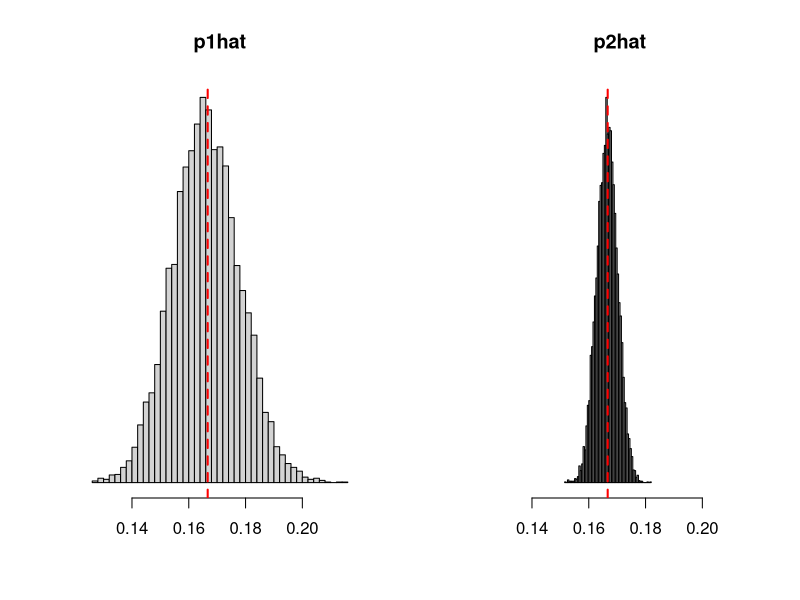
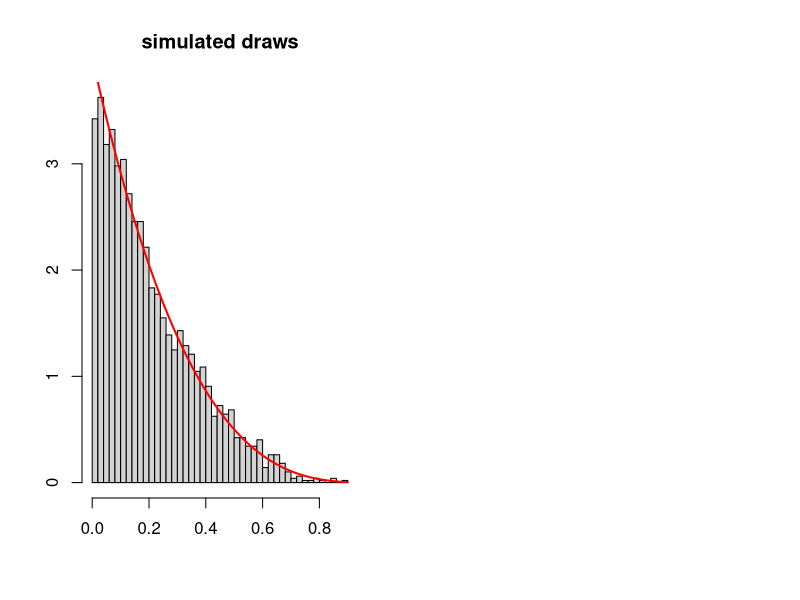
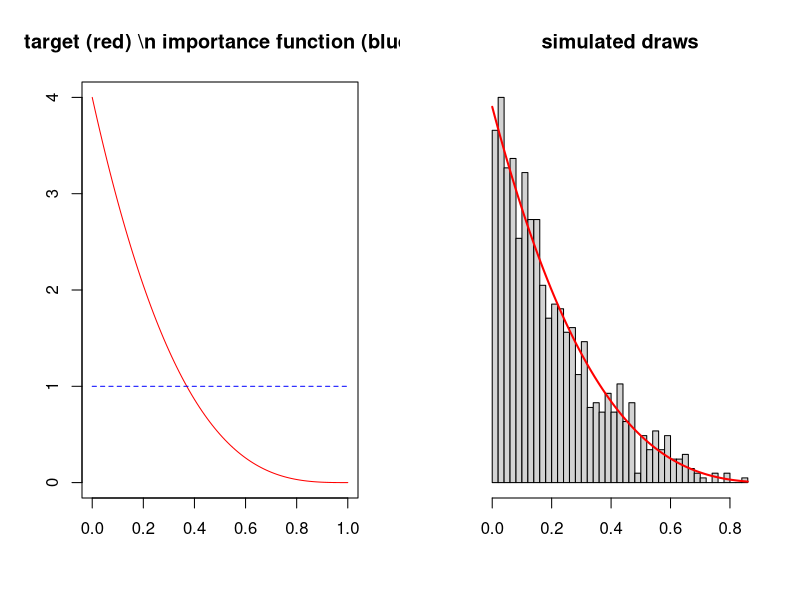
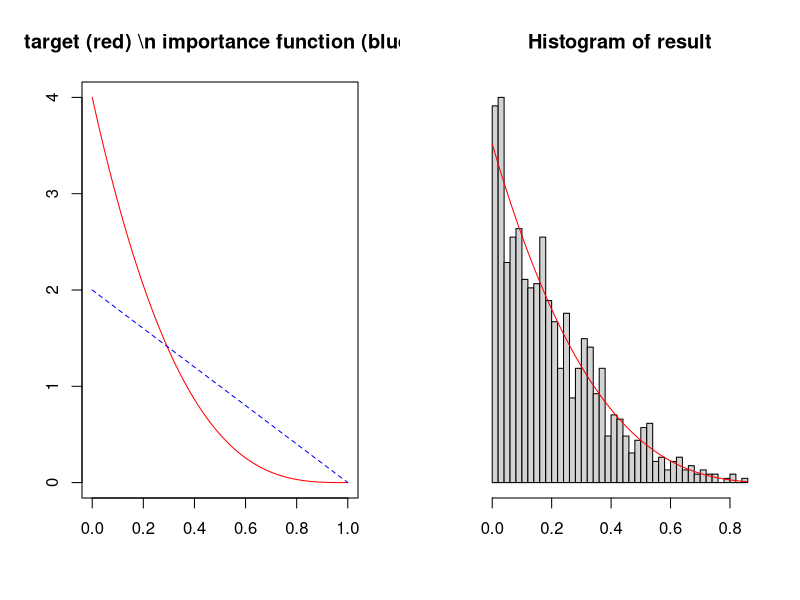
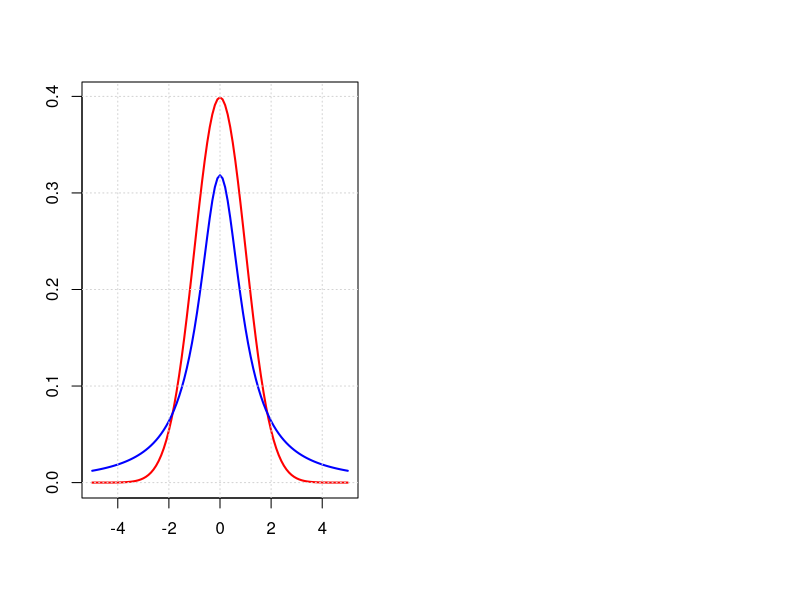
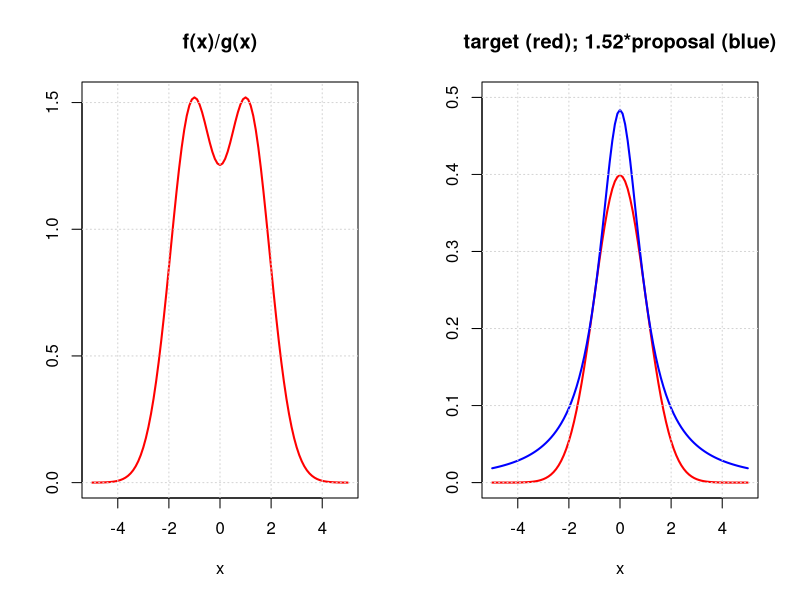
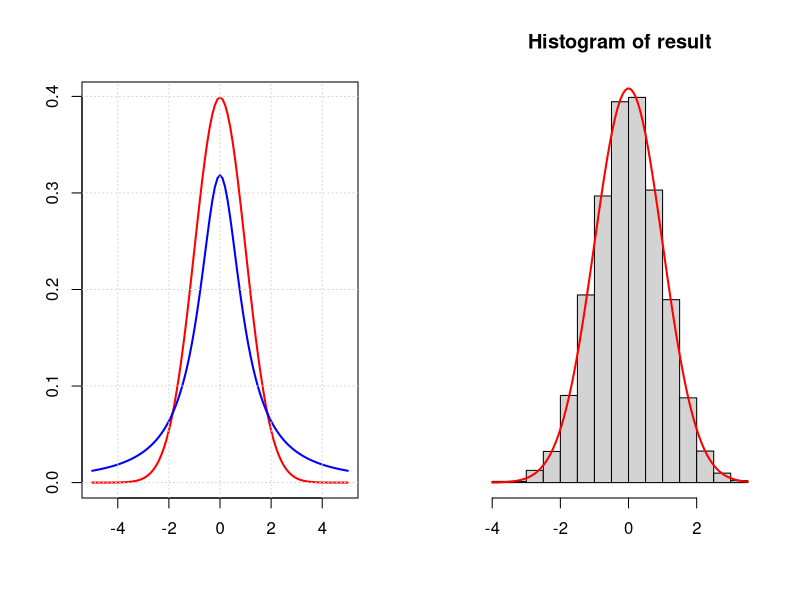
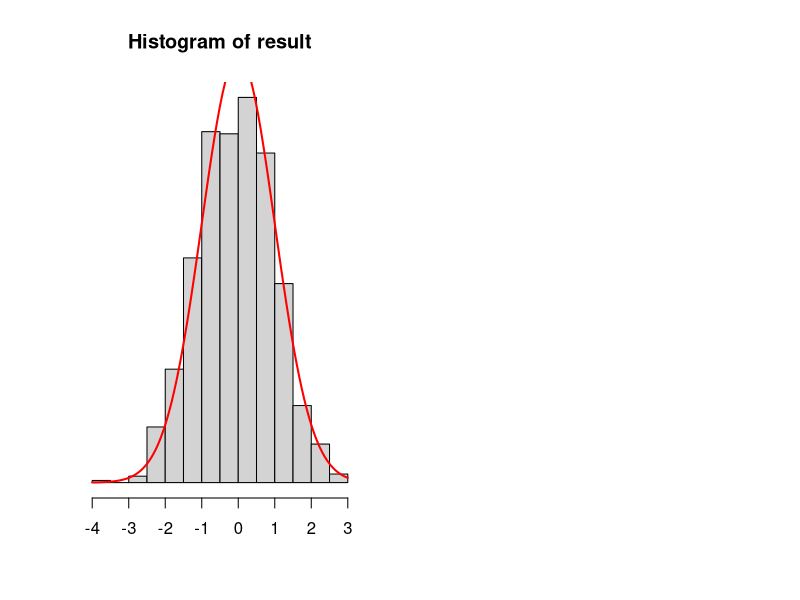

The R source for these figures, in order:
## ---- chunk 1
knitr::opts_chunk$set(echo = TRUE)
## ---- chunk 2
dice1 = sample(c(1:6), size = 1000, replace = TRUE)
mean(dice1 == 1)  # should be close to 1/6 = 0.1667
## ---- chunk 3
dice2 = sample(c(1, 1, 1, 1, 5, 6), size = 1000, replace = TRUE)
mean(dice2 == 1) * (1 / 4)
## ---- chunk 4
nsim=10000
result1=rep(NA,nsim)
result2=rep(NA,nsim)

for(i in 1:nsim){
  dice1=sample(c(1:6),size=1000,replace = T)
  result1[i]=mean(dice1==1)

  dice2=sample(c(1,1,1,1,5,6),size=1000,replace=T)
  result2[i]=mean(dice2==1) * (1/4)
}
# compare SD's and proportions within 0.01 error range
sd(result1);sd(result2)
mean( (result1 < 1/6+0.01)&(result1 >1/6-0.01) )
mean( (result2 < 1/6+0.01)&(result2 >1/6-0.01) )
# compare histograms
par(mfrow=c(1,2))
hist(result1,xlim=range(result1),nclass=50,main="p1hat",xlab=NA,ylab=NA,yaxt='n')
abline(v=1/6,col='red',lty='dashed',lwd=2)
hist(result2,xlim=range(result1),nclass=50,main='p2hat',xlab=NA,ylab=NA,yaxt='n')
abline(v=1/6,col='red',lty='dashed',lwd=2)
## ---- chunk 5
target=function(x){
  result=4*(1-x)^3
  result[x<0 | x>1]=0
  return(result)
}
nsim=10000
result=numeric()
for(i in 1:nsim){
  prop=runif(1)
  acc.rate=target(prop)/((4)*dunif(prop))
  if(runif(1) < acc.rate){
    result=c(result,prop)
  }
}
mean(result) #mean; should be close to 0.2
length(result)/nsim #acceptance rate; should be close to 0.25
hist(result,nclass=50,prob=T,xlab=NA,ylab=NA,main='simulated draws')
curve(target(x),add=T,col='red',lwd=2)
## ---- chunk 6
target=function(x){
  result=4*(1-x)^3
  result[x<0 | x>1]=0
  return(result)
}
nsim.target=1000
nsim.initial=nsim.target*10
candidates=runif(nsim.initial)
weights=target(candidates)/dunif(candidates)
result=sample(candidates,size=nsim.target,replace=T,prob=weights)
mean(result)  #should be close to 0.2
par(mfrow=c(1,2))
curve(target(x),col='red',main="target (red) \\n importance function (blue)",
      xlab=NA,ylab=NA)
curve(dunif(x),col='blue',add=T,lty='dashed')
hist(result,nclass=50,prob=T,xlab=NA,ylab=NA,yaxt='n',main='simulated draws')
curve(target(x),add=T,col='red',lwd=2)
## ---- chunk 7
nsim.target=1000
nsim.initial=nsim.target*10
candidates=rbeta(nsim.initial,shape1=1,shape2=2)
weights=target(candidates)/dbeta(candidates,shape1=1,shape2=2)
result=sample(candidates,size=nsim.target,replace=T,prob=weights)
mean(result)  #should be close to 0.2
par(mfrow=c(1,2))
curve(target(x),col='red',main="target (red) \\n importance function (blue)",
      xlab=NA,ylab=NA)
curve(dbeta(x,shape1=1,shape2=2),col='blue',add=T,lty='dashed')
hist(result,nclass=50,prob=T,xlab=NA,ylab=NA,yaxt='n')
curve(target(x),add=T,col='red')
## ---- chunk 8
target=function(x){
  result=1/sqrt(2*pi)*exp(-x^2/2)
  return(result)
}
curve(target(x),xlim=c(-5,5),col='red',ylab=NA,lwd=2,xlab=NA)
curve(dcauchy(x),add=T,col='blue',lwd=2)
grid()
## ---- chunk 9
x=seq(from=-5,to=5,by=0.01)
max(target(x)/dcauchy(x)) # to approximate the max
par(mfrow=c(1,2))
curve(target(x)/dcauchy(x),xlim=c(-5,5),col='red',ylab=NA,lwd=2,
      main="f(x)/g(x)")
grid()
curve(target(x),xlim=c(-5,5),col='red',ylab=NA,lwd=2,ylim=c(0,0.5),
      main="target (red); 1.52*proposal (blue)")
curve(1.52*dcauchy(x),add=T,col='blue',lwd=2)
grid()
## ---- chunk 10
set.seed(1)
rcauchy(5)
## ---- chunk 11
value = c(1.1025199, 2.3538306, -4.2926262, -0.2966426, 0.7346469)
acc.rate = target(value)/((2)*dcauchy(value))
round(data.frame(value,acc.rate),3)
## ---- chunk 12
target=function(x){
  result=1/sqrt(2*pi)*exp(-x^2/2)
  return(result)
}
curve(target(x),xlim=c(-5,5),col='red',ylab=NA,lwd=2,xlab=NA)
curve(dcauchy(x),add=T,col='blue',lwd=2)
grid()
## ---- chunk 13
# rejection algorithm with C=2
nsim=10000
result=numeric()
for(i in 1:nsim){
  prop=rcauchy(1)
  acc.rate=target(prop)/((2)*dcauchy(prop))
  if(runif(1) < acc.rate){
    result=c(result,prop)
  }
}
mean(result) #mean: should be close to 0
length(result)/nsim #acceptance rate: should be close to 1/C
hist(result,nclass=20,probability=T,xlab=NA,ylab=NA,yaxt='n')
curve(target(x),add=T,col='red',lwd=2)
## ---- chunk 14
value = c(1.1025199, 2.3538306, -4.2926262, -0.2966426, 0.7346469)
weight = target(value)/(dcauchy(value))
round(data.frame(value,weight),3)
## ---- chunk 15
nsim.target=1000
nsim.initial=nsim.target*10
candidates=rcauchy(nsim.initial)
weights=target(candidates)/dcauchy(candidates)
result=sample(candidates,size=nsim.target,replace=T,prob=weights)
mean(result) #should be close to 0.5
hist(result,nclass=20,probability=T,xlab=NA,ylab=NA,yaxt='n')
curve(target(x),add=T,col='red',lwd=2)
